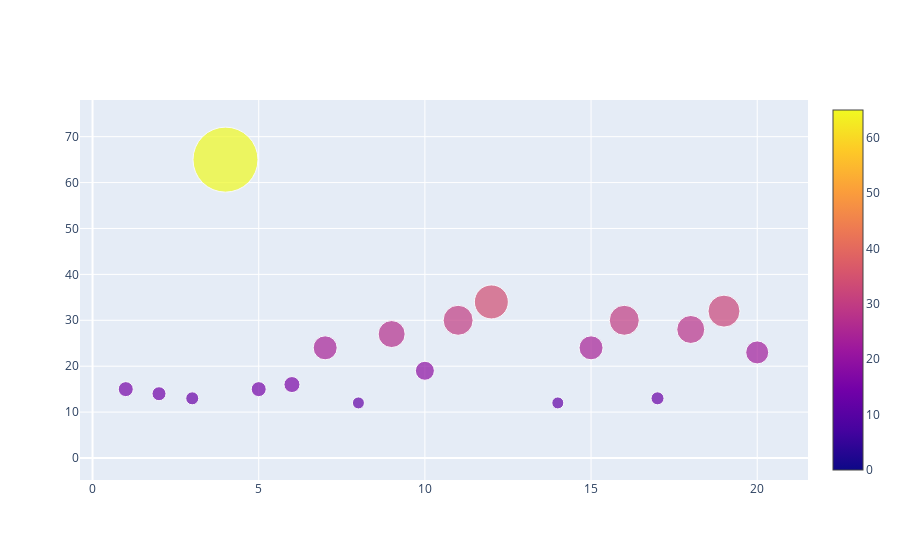

The notebook cell saved with this chart:
### Code cell
#plotly bubble plot

df87 = winemag130_data[winemag130_data.points == 87].iloc[1:21,:]

df=df87.fillna(0)

color=df.price

data = [
    {
        'y': df.price,
        'x': df.ID,
        'mode': 'markers',
        'marker': {
            'color': color,
            'size': color,
            'showscale': True
        },
        "text" :  df.variety    
    }
]
iplot(data)

### Figure 1 — Plotly figure (JSON) as saved in the notebook; plotly's stock layout.template omitted (floating-point values rounded to 4 significant figures)
{"data": [{"marker": {"color": [15, 14, 13, 65, 15, 16, 24, 12, 27, 19, 30, 34, 0, 12, 24, 30, 13, 28, 32, 23], "showscale": true, "size": [15, 14, 13, 65, 15, 16, 24, 12, 27, 19, 30, 34, 0, 12, 24, 30, 13, 28, 32, 23]}, "mode": "markers", "text": ["Portuguese Red", "Pinot Gris", "Riesling", "Pinot Noir", "Tempranillo-Merlot", "Frappato", "Gewürztraminer", "Gewürztraminer", "Pinot Gris", "Cabernet Sauvignon", "Gewürztraminer", "Cabernet Sauvignon", "Nerello Mascalese", "Chardonnay", "Riesling", "Malbec", "Malbec", "Tempranillo Blend", "Meritage", "Red Blend"], "type": "scatter", "x": [1, 2, 3, 4, 5, 6, 7, 8, 9, 10, 11, 12, 13, 14, 15, 16, 17, 18, 19, 20], "y": [15, 14, 13, 65, 15, 16, 24, 12, 27, 19, 30, 34, 0, 12, 24, 30, 13, 28, 32, 23]}], "layout": {}}
